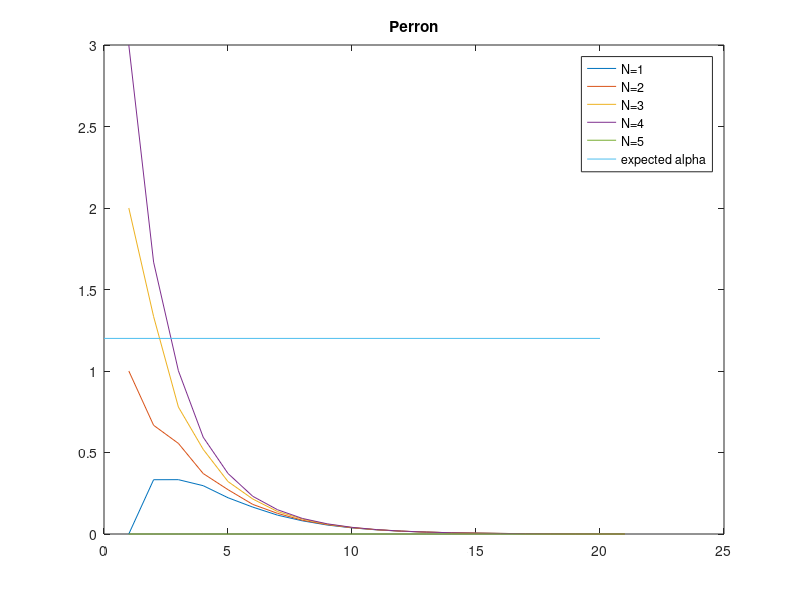
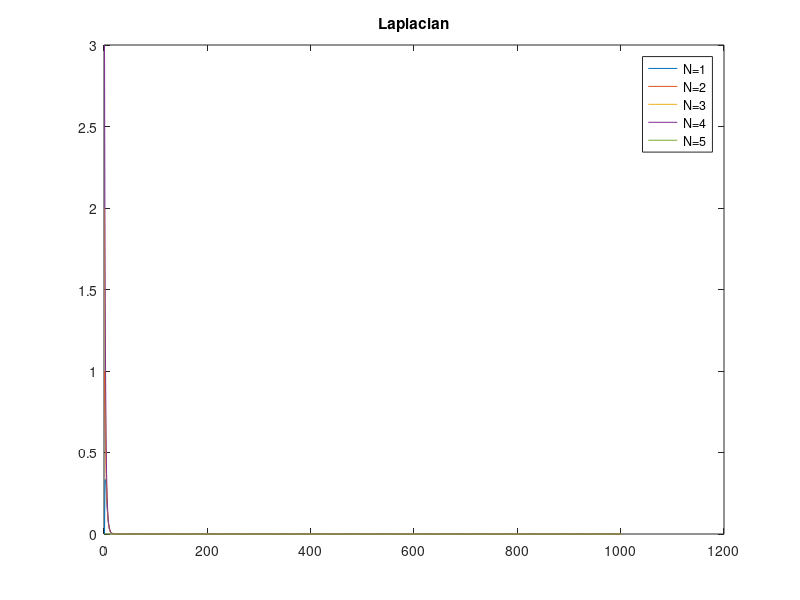
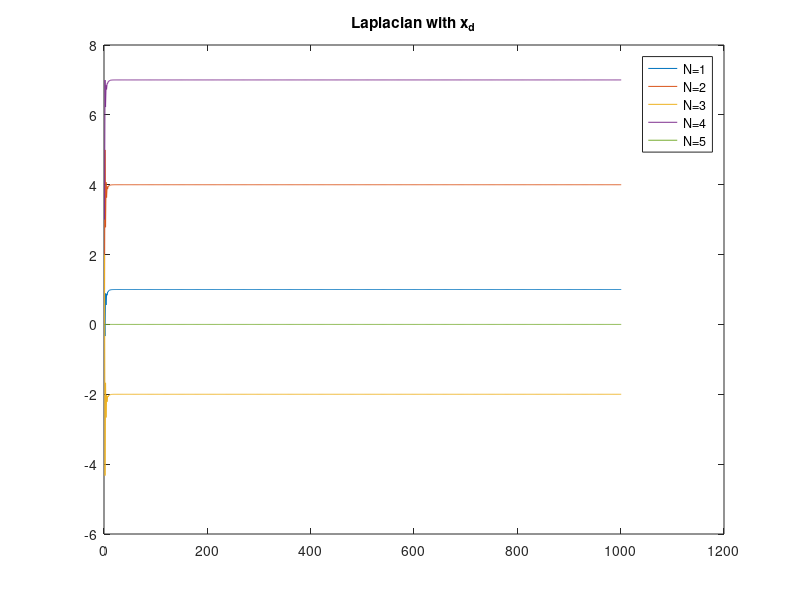

MATLAB code for these plots, in order: (Note: this script raises an error after producing the figures.)
% Motors weigh 1kg
m_vec = [1, 1, 1, 1]
m = sum(m_vec)

% Motors are at these coordinates from center of mass
l = [
    sqrt(2)/2,      sqrt(2)/2,   0
    -sqrt(2)/2,     sqrt(2)/2,   0
    -sqrt(2)/2,     -sqrt(2)/2,   0
    sqrt(2)/2,      -sqrt(2)/2,   0
]'

% Inertial tensor of quadcopter is then
I_xx = 0;
I_yy = 0;
I_zz = 0;
for i=1:4
    I_xx = I_xx + (l(2,i)^2)*m_vec(i);
    I_yy = I_yy + (l(1,i)^2)*m_vec(i);
    I_zz = I_zz + (l(1,i)^2 + l(2,i)^2)*m_vec(i);
end
I_C = diag([I_xx,I_yy,I_zz])


M_RB = [
    m*eye(3)     zeros(3)
    zeros(3)            I_C
]

% PID parameters
PID_inner_max = 100
PID_outer_max = 10

% Gravity
g = 9.82
F_e_g = [0; 0; g]*m % m/s


%% Swarm dynamics
disp("------------------")

% Defining vertice vector V
%V = [1,2,3,4]
%V = 1:4 %W/o fix-agent
V = 1:5

%Starting x-values for drones in swarm
%x_0 = [0, 1, 2, 3]'
%x_0 = [0, 3, 2, 1,-1,-2,-3,-3]'
x_0 = [0, 1, 2, 3, 0]' %Fix-agent

%Defining desired displacements p_d
x_d = [1,4,-2,7, 0]'
%x_d = [1,4,-2,7,10,3,-4,6]'

%Desired fix-agent
fix = true;


R_min = 1; %Dist between drones in m

%Define edges using R_min distance between vertices
E = {};
for i = V
    for j = V
        if not(i == j) && abs(x_0(i) - x_0(j)) <= R_min
            E{end+1} = [i,j];           
        end
    end
end
E

%Use found edges to find adjecency matrix
A = zeros(length(V));
if fix
for i = V
    if i == length(V)
        A(i,j) = 0;
    end
    for j = V
        if j == length(V) && not(i == length(V)) %Meaning this is the fix-agent
            A(i,j) = 1;
        end
        for val = E
            if isequal(val, {[i,j]}) && not(i == length(V))
                A(i,j) = 1;
                break
            end
        end
    end
end
else
for i = V
    for j = V
        for val = E
            if isequal(val, {[i,j]})
                A(i,j) = 1;
                break
            end
        end
    end
end
end

A

% Defining neighbors N
N = {};
for i = V
    N(i) = {find(not(A(i,:)==0))};
end
N

% Defining graph G
G = {V,E}

% Defining degree matrix D
D = zeros(length(V));
for i = V
    for j = V
        if not(i==j)
            D(i,i) = D(i,i) + A(i,j);
        end
    end
end
D

% Defnining graph Laplacian L
L = D-A

% check row-sum is equal to zero
rowSums = sum(L,2)

% Define eigenvector of *1* v
v = ones(length(L),1)

% Test result of L*v=lambda*v, which should then give zero
shouldBeZero = L*v

% Test result of L*v=lambda*v, which should also then give zero
shouldBeZero = v'*L

% Then Perron can be defined
delta = max(diag(D))
str = "Epsilon can be (" + 0 + "," + 1/delta + "]";
disp(str)
epsilon = 1/delta*0.999 % This value should be (0,delta^-1)
%epsilon = 0.1
P = eye(length(L)) - epsilon*L
% Alternative Perron definition
%P = ((eye(length(D))+D)^-1) * (eye(length(A)) + A)

% Check Perron matrix is defined correctly
disp("A correct Perron matrix should give 1 when multiplied by egeinvector with ones")
P*ones(length(L),1)

% check row-sum is equal to one
rowSums = sum(P,2)

% check col-sum is equal to one
colSums = sum(P,1)

disp("Eigenvalues(d) and eigenvectors(v) of L")
[v_L,d_L] = eig(L)
disp("Eigenvalues(d) and eigenvectors(v) of P")
[v_P,d_P] = eig(P)
suppused_eigenvalues_for_P = 1-epsilon*diag(d_L)

suppused_eigenvalues_for_P = 1-diag(D)/delta

% Testing convergence

% Expected Decision (balanced)
alpha_expected = sum(x_0)/length(x_0)

figure
x = x_0;
x_hist = [x];
loops = 20;
for t=1:loops
    x = P*(x);
    x_hist = [x_hist,x];
end
plot(1:length(x_hist),x_hist',[0,loops],[alpha_expected,alpha_expected])
legends = cellstr(num2str(V', 'N=%-d'));
legends{end+1} = "expected alpha";
legend(legends)
title("Perron")

expected_distances = zeros(length(x_d));
for i=1:length(x_d)
    for j=1:length(x_d)
        expected_distances(i,j) = x_d(i) - x_d(j);
    end
end
expected_distances

final_distances_P = zeros(length(x));
for i=1:length(x)
    for j=1:length(x)
        final_distances_P(i,j) = x(i) - x(j);
    end
end
final_distances_P

figure
x = x_0;
x_hist = [x];
loops = 1000;
delta_time = epsilon;
for t=1:loops
    x_dot = -L*(x);
    x = x + x_dot * delta_time;
    x_hist = [x_hist,x];
end
plot(1:length(x_hist),x_hist')
legends = cellstr(num2str(V', 'N=%-d'));
legend(legends);
title("Laplacian")

final_distances_L = zeros(length(x));
for i=1:length(x)
    for j=1:length(x)
        final_distances_L(i,j) = x(i) - x(j);
    end
end
final_distances_L

figure
x = x_0;
x_hist = [x];
loops = 1000;
for t=1:loops
    x_dot = -L*(x-x_d);
    x = x + x_dot * delta_time;
    x_hist = [x_hist,x];
end
plot(1:length(x_hist),x_hist')
legends = cellstr(num2str(V', 'N=%-d'));
legend(legends)
title("Laplacian with x_d")

final_distances_L_w_desired_values = zeros(length(x));
for i=1:length(x)
    for j=1:length(x)
        final_distances_L_w_desired_values(i,j) = x(i) - x(j);
    end
end
final_distances_L_w_desired_values

%%
% Compare simulink output with matlab output

expected_distances

final_distances_L_w_desired_values

sim_lastx = simout_x(end,:)';
sim_distances = zeros(length(x));
for i=1:length(x)
    for j=1:length(x)
        sim_distances(i,j) = sim_lastx(i) - sim_lastx(j);
    end
end
sim_distances

%Is the fix-agent actually fixed? (yes)
max(simout_x(:,end)) == min(simout_x(:,end)) 
